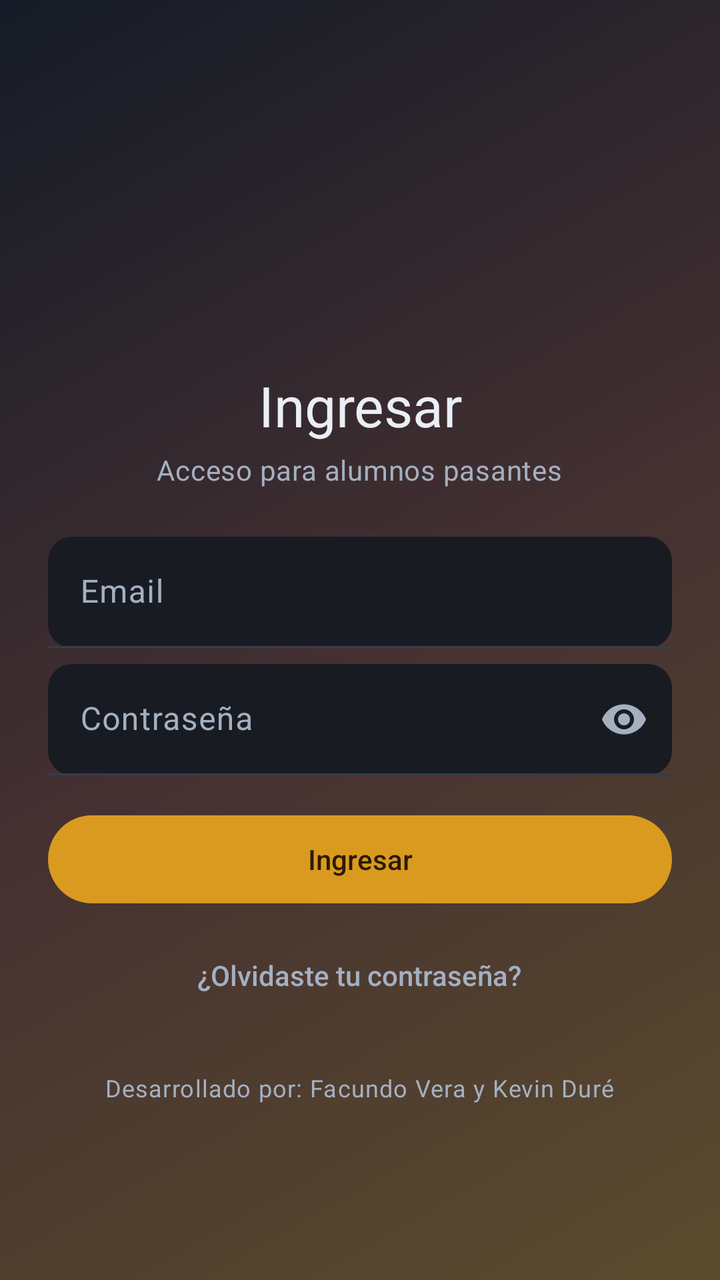
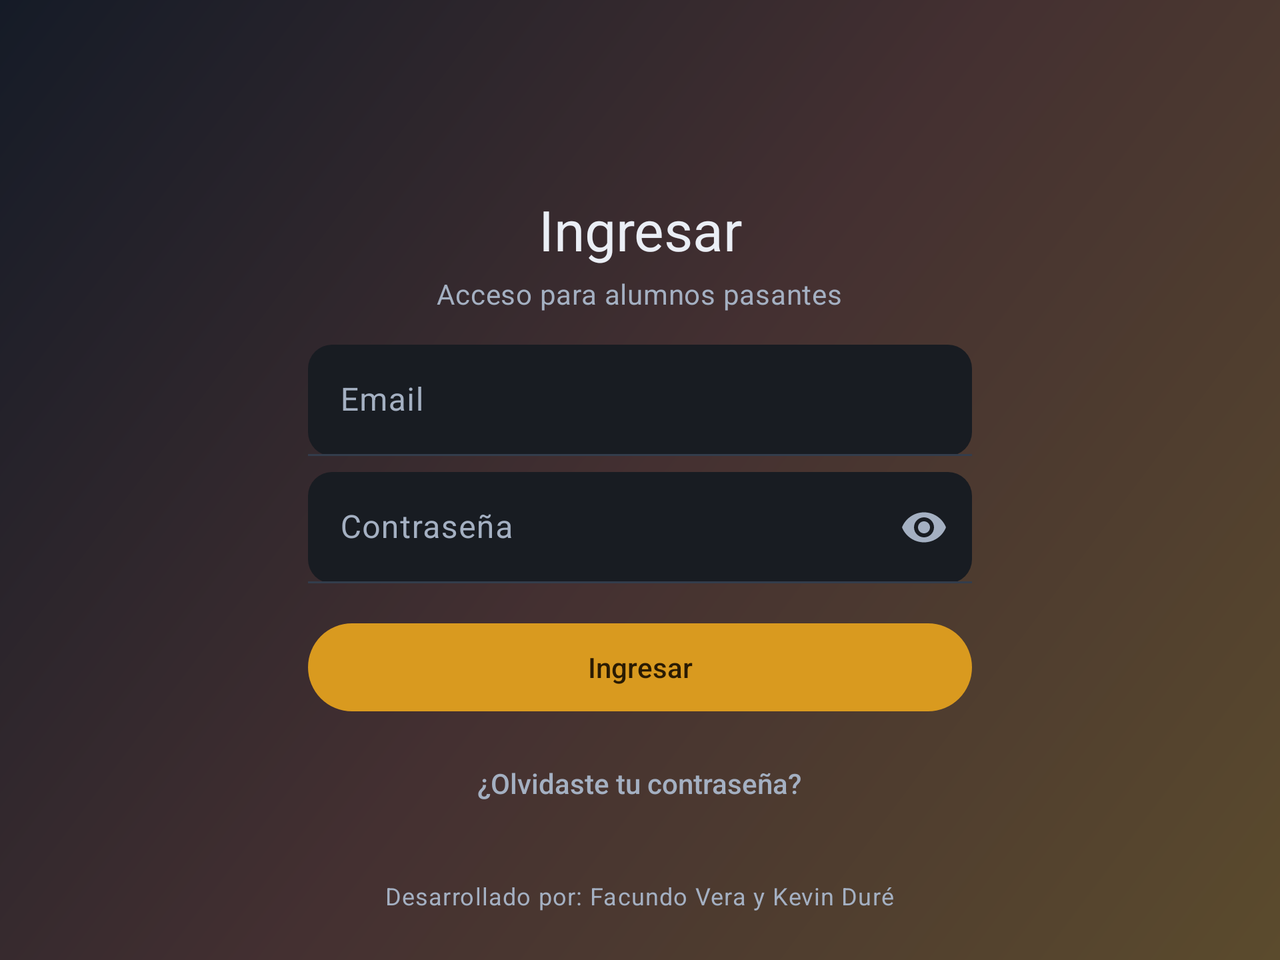

Compare how this app lays out the same screen by default and in its alternative resource folder. The renders come first, then the two layout files and the values they reference.
<!-- AndroidManifest.xml: activity theme Theme.GestorPasantes.Login -->
<!-- res/layout/activity_login.xml -->
<?xml version="1.0" encoding="utf-8"?>
<ScrollView xmlns:android="http://schemas.android.com/apk/res/android"
    xmlns:app="http://schemas.android.com/apk/res-auto"
    xmlns:tools="http://schemas.android.com/tools"
    android:layout_width="match_parent"
    android:layout_height="match_parent"
    android:background="@drawable/bg_gradient_login"
    android:fillViewport="true">

    <LinearLayout
        android:layout_width="match_parent"
        android:layout_height="match_parent"
        android:orientation="vertical"
        android:gravity="center_horizontal|center_vertical"
        android:padding="@dimen/espacio_lg">

        
        <ImageView
            android:layout_width="80dp"
            android:layout_height="80dp"
            android:contentDescription="@string/nombre_colegio"
            android:src="@drawable/logo_ctn" />

        <TextView
            android:layout_width="wrap_content"
            android:layout_height="wrap_content"
            android:layout_marginTop="@dimen/espacio_md"
            android:gravity="center"
            android:text="@string/titulo_ingresar"
            android:textAppearance="?attr/textAppearanceHeadlineMedium"
            android:textColor="@color/login_texto" />

        <TextView
            android:layout_width="wrap_content"
            android:layout_height="wrap_content"
            android:layout_marginTop="@dimen/espacio_xs"
            android:layout_marginBottom="@dimen/espacio_lg"
            android:gravity="center"
            android:text="@string/subtitulo_ingresar"
            android:textAppearance="?attr/textAppearanceBodyMedium"
            android:textColor="@color/login_texto_secundario" />

        <com.google.android.material.textfield.TextInputLayout
            android:id="@+id/campoEmail"
            style="@style/Widget.GestorPasantes.TextInputLayout"
            app:boxBackgroundColor="@color/login_campo"
            android:layout_width="match_parent"
            android:layout_height="wrap_content"
            android:hint="@string/hint_email">

            <com.google.android.material.textfield.TextInputEditText
                android:id="@+id/inputEmail"
                android:layout_width="match_parent"
                android:layout_height="wrap_content"
                android:inputType="textEmailAddress" />
        </com.google.android.material.textfield.TextInputLayout>

        <com.google.android.material.textfield.TextInputLayout
            android:id="@+id/campoPassword"
            style="@style/Widget.GestorPasantes.TextInputLayout"
            app:boxBackgroundColor="@color/login_campo"
            android:layout_width="match_parent"
            android:layout_height="wrap_content"
            android:layout_marginTop="@dimen/espacio_sm"
            app:passwordToggleEnabled="true"
            app:passwordToggleTint="@color/login_texto_secundario"
            android:hint="@string/hint_password">

            <com.google.android.material.textfield.TextInputEditText
                android:id="@+id/inputPassword"
                android:layout_width="match_parent"
                android:layout_height="wrap_content"
                android:inputType="textPassword" />
        </com.google.android.material.textfield.TextInputLayout>

        <com.google.android.material.button.MaterialButton
            android:id="@+id/botonIngresar"
            android:layout_width="match_parent"
            android:layout_height="wrap_content"
            android:layout_marginTop="@dimen/espacio_md"
            android:text="@string/boton_ingresar" />

        <com.google.android.material.progressindicator.CircularProgressIndicator
            android:id="@+id/progresoLogin"
            android:layout_width="wrap_content"
            android:layout_height="wrap_content"
            android:layout_gravity="center_horizontal"
            android:layout_marginTop="@dimen/espacio_md"
            android:indeterminate="true"
            android:visibility="gone" />

        
        <com.google.android.material.button.MaterialButton
            android:id="@+id/botonOlvideContrasena"
            style="@style/Widget.Material3.Button.TextButton"
            android:layout_width="wrap_content"
            android:layout_height="wrap_content"
            android:layout_gravity="center_horizontal"
            android:layout_marginTop="@dimen/espacio_sm"
            android:textColor="@color/login_texto_secundario"
            android:text="@string/boton_olvide_contrasena" />

        <include layout="@layout/credito_autoria" />

    </LinearLayout>
</ScrollView>
<!-- res/layout/credito_autoria.xml (included above) -->
<?xml version="1.0" encoding="utf-8"?>
<TextView xmlns:android="http://schemas.android.com/apk/res/android"
    android:layout_width="wrap_content"
    android:layout_height="wrap_content"
    android:layout_marginTop="@dimen/espacio_lg"
    android:text="@string/credito_autoria"
    android:textAppearance="?attr/textAppearanceBodySmall"
    android:textColor="?attr/colorOnSurfaceVariant" />
<!-- resources referenced by this layout -->
<resources>
  <color name="login_campo">#181C22</color>
  <color name="login_texto">#EAEEF5</color>
  <color name="login_texto_secundario">#A4B0C2</color>
  <dimen name="espacio_lg">24dp</dimen>
  <dimen name="espacio_md">16dp</dimen>
  <dimen name="espacio_sm">8dp</dimen>
  <dimen name="espacio_xs">4dp</dimen>
  <!-- drawable bg_gradient_login (drawable) -->
  <?xml version="1.0" encoding="utf-8"?>
  <shape xmlns:android="http://schemas.android.com/apk/res/android"
      android:shape="rectangle">
      <gradient
          android:type="linear"
          android:angle="315"
          android:startColor="#151B27"
          android:centerColor="#443031"
          android:endColor="#5B4B2D" />
  </shape>
  <string name="boton_ingresar">Ingresar</string>
  <string name="boton_olvide_contrasena">¿Olvidaste tu contraseña?</string>
  <string name="credito_autoria">Desarrollado por: Facundo Vera y Kevin Duré</string>
  <string name="hint_email">Email</string>
  <string name="hint_password">Contraseña</string>
  <string name="nombre_colegio">Colegio Técnico Nacional de Asunción</string>
  <string name="subtitulo_ingresar">Acceso para alumnos pasantes</string>
  <string name="titulo_ingresar">Ingresar</string>
  <style name="ShapeAppearanceOverlay.GestorPasantes.Campo" parent="">
          <item name="cornerFamily">rounded</item>
          <item name="cornerSize">12dp</item>
      </style>
  <color name="campo">#F9F8F5</color>
  <color name="login_acento">#E5B04D</color>
  <color name="login_bg">#14171C</color>
  <color name="login_superficie">#1D222A</color>
  <color name="login_contorno">#333D4C</color>
  <color name="login_error">#F08A7D</color>
  <style name="Widget.GestorPasantes.Toolbar.Login" parent="Widget.Material3.Toolbar">
          <item name="android:background">@color/login_bg</item>
          <item name="titleTextColor">@color/login_texto</item>
          <item name="navigationIconTint">@color/login_texto</item>
      </style>
  <color name="primario">#16233D</color>
  <color name="blanco">#FFFFFF</color>
  <color name="primario_contenedor">#DCE1EA</color>
  <color name="on_primario_contenedor">#16233D</color>
  <color name="acento">#D99A1F</color>
  <color name="on_acento">#2A1B03</color>
  <color name="error">#C1272D</color>
  <color name="on_error">#FFFFFF</color>
  <color name="superficie">#FFFFFF</color>
  <color name="texto_principal">#16233D</color>
  <color name="superficie_variante">#E7ECF2</color>
  <color name="texto_secundario">#55637A</color>
  <color name="contorno">#DCD6C8</color>
  <color name="fondo">#F4F2EC</color>
  <color name="primario_oscuro">#0E1626</color>
  <style name="ShapeAppearance.GestorPasantes.Small" parent="ShapeAppearance.Material3.Corner.Small">
          <item name="cornerFamily">rounded</item>
          <item name="cornerSize">12dp</item>
      </style>
  <style name="ShapeAppearance.GestorPasantes.Medium" parent="ShapeAppearance.Material3.Corner.Medium">
          <item name="cornerFamily">rounded</item>
          <item name="cornerSize">16dp</item>
      </style>
  <style name="Widget.GestorPasantes.Toolbar" parent="Widget.Material3.Toolbar">
          
          <item name="android:background">@color/barra_superior</item>
          <item name="titleTextColor">@color/blanco</item>
          <item name="navigationIconTint">@color/blanco</item>
      </style>
  <!-- drawable bg_gradiente_app (drawable) -->
  <?xml version="1.0" encoding="utf-8"?>
  <shape xmlns:android="http://schemas.android.com/apk/res/android"
      android:shape="rectangle">
      <gradient
          android:type="linear"
          android:angle="315"
          android:startColor="#ADB0B4"
          android:centerColor="#E9C5C2"
          android:endColor="#EBD4A6" />
  </shape>
  <style name="ShapeAppearanceOverlay.GestorPasantes.Pastilla" parent="">
          <item name="cornerFamily">rounded</item>
          <item name="cornerSize">50%</item>
      </style>
  <color name="barra_superior">#16233D</color>
  <!-- some entries are left out for length -->
</resources>
<!-- res/layout-land/activity_login.xml (the repository's variant of the layout above) -->
<!-- drawn on the phone turned sideways -->
<?xml version="1.0" encoding="utf-8"?>
<ScrollView xmlns:android="http://schemas.android.com/apk/res/android"
    xmlns:app="http://schemas.android.com/apk/res-auto"
    android:layout_width="match_parent"
    android:layout_height="match_parent"
    android:background="@drawable/bg_gradient_login"
    android:fillViewport="true">

    <LinearLayout
        android:layout_width="match_parent"
        android:layout_height="match_parent"
        android:orientation="horizontal"
        android:gravity="center">

        <LinearLayout
            android:layout_width="380dp"
            android:layout_height="wrap_content"
            android:orientation="vertical"
            android:gravity="center_horizontal"
            android:padding="@dimen/espacio_lg">

            <ImageView
                android:layout_width="64dp"
                android:layout_height="64dp"
                android:contentDescription="@string/nombre_colegio"
                android:src="@drawable/logo_ctn" />

            <TextView
                android:layout_width="wrap_content"
                android:layout_height="wrap_content"
                android:layout_marginTop="@dimen/espacio_sm"
                android:gravity="center"
                android:text="@string/titulo_ingresar"
                android:textAppearance="?attr/textAppearanceHeadlineMedium"
                android:textColor="@color/login_texto" />

            <TextView
                android:layout_width="wrap_content"
                android:layout_height="wrap_content"
                android:layout_marginTop="@dimen/espacio_xs"
                android:layout_marginBottom="@dimen/espacio_md"
                android:gravity="center"
                android:text="@string/subtitulo_ingresar"
                android:textAppearance="?attr/textAppearanceBodyMedium"
                android:textColor="@color/login_texto_secundario" />

            <com.google.android.material.textfield.TextInputLayout
                android:id="@+id/campoEmail"
                style="@style/Widget.GestorPasantes.TextInputLayout"
                app:boxBackgroundColor="@color/login_campo"
                android:layout_width="match_parent"
                android:layout_height="wrap_content"
                android:hint="@string/hint_email">

                <com.google.android.material.textfield.TextInputEditText
                    android:id="@+id/inputEmail"
                    android:layout_width="match_parent"
                    android:layout_height="wrap_content"
                    android:inputType="textEmailAddress" />
            </com.google.android.material.textfield.TextInputLayout>

            <com.google.android.material.textfield.TextInputLayout
                android:id="@+id/campoPassword"
                style="@style/Widget.GestorPasantes.TextInputLayout"
                app:boxBackgroundColor="@color/login_campo"
                android:layout_width="match_parent"
                android:layout_height="wrap_content"
                android:layout_marginTop="@dimen/espacio_sm"
                app:passwordToggleEnabled="true"
                app:passwordToggleTint="@color/login_texto_secundario"
                android:hint="@string/hint_password">

                <com.google.android.material.textfield.TextInputEditText
                    android:id="@+id/inputPassword"
                    android:layout_width="match_parent"
                    android:layout_height="wrap_content"
                    android:inputType="textPassword" />
            </com.google.android.material.textfield.TextInputLayout>

            <com.google.android.material.button.MaterialButton
                android:id="@+id/botonIngresar"
                android:layout_width="match_parent"
                android:layout_height="wrap_content"
                android:layout_marginTop="@dimen/espacio_md"
                android:text="@string/boton_ingresar" />

            <com.google.android.material.progressindicator.CircularProgressIndicator
                android:id="@+id/progresoLogin"
                android:layout_width="wrap_content"
                android:layout_height="wrap_content"
                android:layout_gravity="center_horizontal"
                android:layout_marginTop="@dimen/espacio_md"
                android:indeterminate="true"
                android:visibility="gone" />

            <com.google.android.material.button.MaterialButton
                android:id="@+id/botonOlvideContrasena"
                style="@style/Widget.Material3.Button.TextButton"
                android:layout_width="wrap_content"
                android:layout_height="wrap_content"
                android:layout_gravity="center_horizontal"
                android:layout_marginTop="@dimen/espacio_sm"
                android:textColor="@color/login_texto_secundario"
                android:text="@string/boton_olvide_contrasena" />

            <include layout="@layout/credito_autoria" />
        </LinearLayout>
    </LinearLayout>
</ScrollView>
